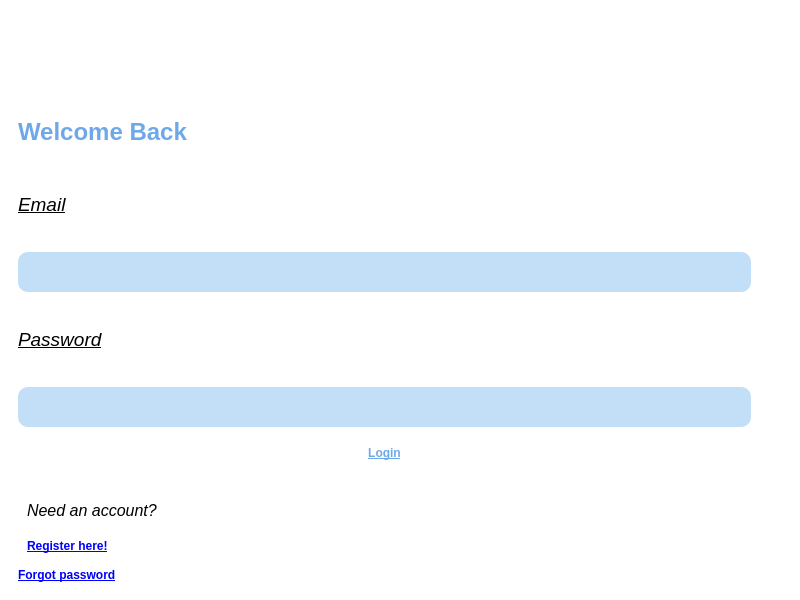
<?xml version="1.0" encoding="UTF-8"?>
<ui version="4.0">
 <class>MainWindow</class>
 <widget class="QMainWindow" name="MainWindow">
  <property name="geometry">
   <rect>
    <x>0</x>
    <y>0</y>
    <width>800</width>
    <height>600</height>
   </rect>
  </property>
  <property name="minimumSize">
   <size>
    <width>800</width>
    <height>600</height>
   </size>
  </property>
  <property name="maximumSize">
   <size>
    <width>800</width>
    <height>600</height>
   </size>
  </property>
  <property name="windowTitle">
   <string>MainWindow</string>
  </property>
  <widget class="QWidget" name="centralwidget">
   <property name="maximumSize">
    <size>
     <width>800</width>
     <height>600</height>
    </size>
   </property>
   <property name="styleSheet">
    <string notr="true">#centralwidget {
	background: #FFFFFF;
}
#title	{
	color: #6FA8E8;
}
#email, #password {
	background: #C3DFF7;
	border: none;
	outline: none;
	border-radius: 10px;
	min-height: 40px;
}
#Login {
	color:  #6FA8E8;
	border: none;
	outline: none;
	border-radius: 10px;
	min-height: 40px;
}
#Login:hover {
	color: #6FA8E8;
	background: #FFFFFF;
}
#Forgot_pass, #nav_register {
	color: blue;
	background: transparent;
	border: none;
	outline: none;	
	text-align: left; 
}

</string>
   </property>
   <layout class="QHBoxLayout" name="horizontalLayout_3">
    <item>
     <widget class="QWidget" name="widget" native="true">
      <property name="maximumSize">
       <size>
        <width>800</width>
        <height>600</height>
       </size>
      </property>
      <layout class="QVBoxLayout" name="verticalLayout">
       <item>
        <widget class="QLabel" name="label">
         <property name="text">
          <string/>
         </property>
         <property name="pixmap">
          <pixmap>../img/logo.png</pixmap>
         </property>
         <property name="alignment">
          <set>Qt::AlignCenter</set>
         </property>
        </widget>
       </item>
       <item>
        <widget class="QLabel" name="title">
         <property name="minimumSize">
          <size>
           <width>250</width>
           <height>50</height>
          </size>
         </property>
         <property name="maximumSize">
          <size>
           <width>250</width>
           <height>50</height>
          </size>
         </property>
         <property name="font">
          <font>
           <family>Arial</family>
           <pointsize>18</pointsize>
           <weight>75</weight>
           <bold>true</bold>
          </font>
         </property>
         <property name="text">
          <string>Welcome Back</string>
         </property>
        </widget>
       </item>
       <item>
        <widget class="QLabel" name="Label_3">
         <property name="font">
          <font>
           <family>Arial</family>
           <pointsize>14</pointsize>
           <weight>50</weight>
           <italic>true</italic>
           <bold>false</bold>
           <underline>true</underline>
          </font>
         </property>
         <property name="text">
          <string>Email</string>
         </property>
        </widget>
       </item>
       <item>
        <widget class="QLineEdit" name="email">
         <property name="text">
          <string/>
         </property>
        </widget>
       </item>
       <item>
        <widget class="QLabel" name="Label_5">
         <property name="font">
          <font>
           <family>Arial</family>
           <pointsize>14</pointsize>
           <weight>50</weight>
           <italic>true</italic>
           <bold>false</bold>
           <underline>true</underline>
          </font>
         </property>
         <property name="text">
          <string>Password</string>
         </property>
        </widget>
       </item>
       <item>
        <widget class="QLineEdit" name="password">
         <property name="text">
          <string/>
         </property>
         <property name="echoMode">
          <enum>QLineEdit::Password</enum>
         </property>
        </widget>
       </item>
       <item>
        <widget class="QPushButton" name="Login">
         <property name="font">
          <font>
           <weight>75</weight>
           <bold>true</bold>
           <underline>true</underline>
          </font>
         </property>
         <property name="text">
          <string>Login</string>
         </property>
        </widget>
       </item>
       <item>
        <widget class="QWidget" name="widget_3" native="true">
         <layout class="QVBoxLayout" name="verticalLayout_2">
          <item>
           <widget class="QLabel" name="label_3">
            <property name="font">
             <font>
              <family>Arial</family>
              <pointsize>12</pointsize>
              <weight>50</weight>
              <italic>true</italic>
              <bold>false</bold>
              <underline>false</underline>
             </font>
            </property>
            <property name="text">
             <string>Need an account?</string>
            </property>
           </widget>
          </item>
          <item>
           <widget class="QPushButton" name="nav_register">
            <property name="font">
             <font>
              <weight>75</weight>
              <bold>true</bold>
              <underline>true</underline>
             </font>
            </property>
            <property name="text">
             <string>Register here!</string>
            </property>
           </widget>
          </item>
         </layout>
        </widget>
       </item>
       <item>
        <widget class="QPushButton" name="Forgot_pass">
         <property name="font">
          <font>
           <weight>75</weight>
           <bold>true</bold>
           <underline>true</underline>
          </font>
         </property>
         <property name="text">
          <string>Forgot password</string>
         </property>
        </widget>
       </item>
      </layout>
     </widget>
    </item>
    <item>
     <widget class="QWidget" name="widget_2" native="true">
      <property name="maximumSize">
       <size>
        <width>800</width>
        <height>600</height>
       </size>
      </property>
      <layout class="QHBoxLayout" name="horizontalLayout_2">
       <item>
        <widget class="QLabel" name="poster">
         <property name="maximumSize">
          <size>
           <width>800</width>
           <height>600</height>
          </size>
         </property>
         <property name="text">
          <string/>
         </property>
         <property name="pixmap">
          <pixmap>../img/3766277.png</pixmap>
         </property>
         <property name="scaledContents">
          <bool>true</bool>
         </property>
         <property name="alignment">
          <set>Qt::AlignCenter</set>
         </property>
        </widget>
       </item>
      </layout>
     </widget>
    </item>
   </layout>
  </widget>
 </widget>
 <resources/>
 <connections/>
</ui>
